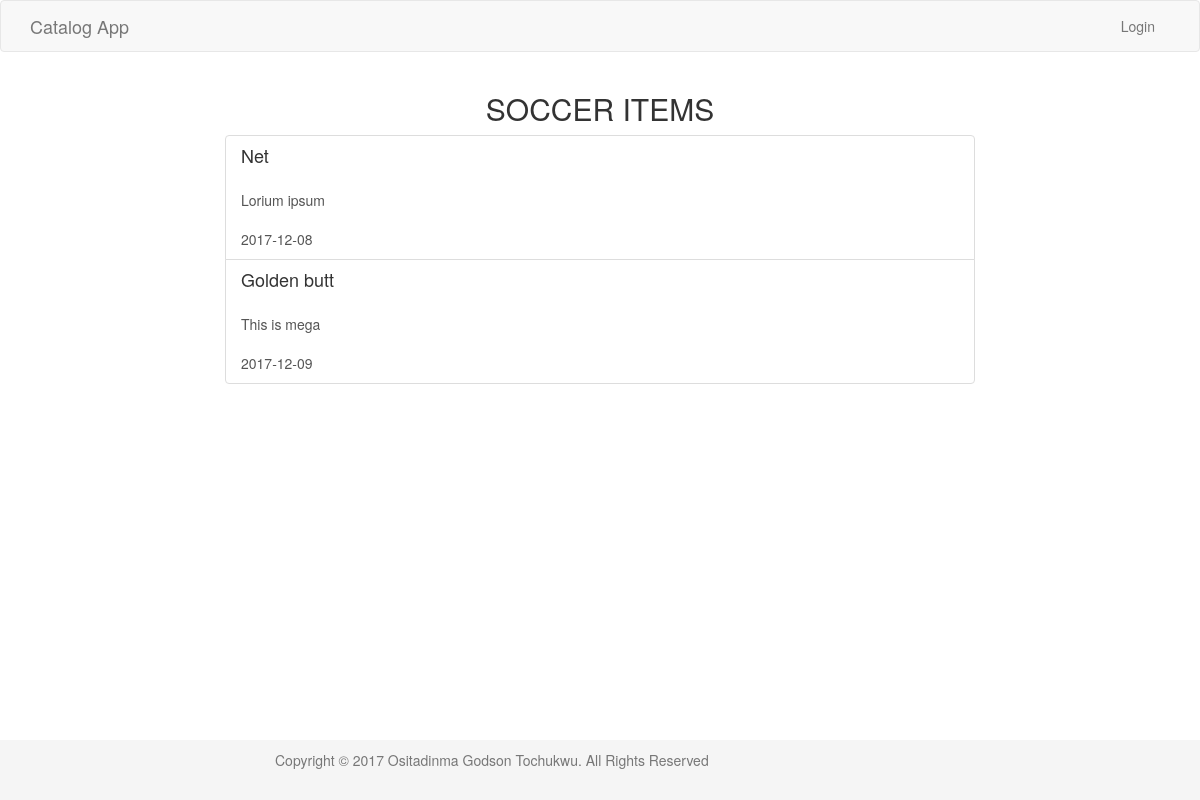
/category/2/items, run on the app's committed database.
### models.py (models this page shows, shortened)
class Category(Base):
    __tablename__ = "category"
    id = Column(Integer, Sequence(start=1, increment=1,
                name="catalog_id_sequence"),
                primary_key=True)
    name = Column(String, nullable=False)
    items = relationship('Item', backref='categorys')

class Item(Base):
    __tablename__ = "item"
    id = Column(Integer,
                Sequence(start=1, increment=1, name="item_id_sequence"),
                primary_key=True)
    name = Column(String, nullable=False)
    description = Column(String, nullable=False)
    user_id = Column(Integer, ForeignKey("user.id"))
    category_id = Column(Integer, ForeignKey("category.id"))
    created_date = Column(DateTime, nullable=True)
    updated_Date = Column(DateTime, nullable=True)
    user = relationship(User)
    cat = relationship(Category)

### views.py (the view)
@app.route('/category/<int:cat_id>/items')
def view_items_page(cat_id):
    item_list = session.query(Item).filter_by(category_id=cat_id).all()
    cat = session.query(Category).filter_by(id=cat_id).one()
    return render_template('items.html', items=item_list,
                           category=cat)

### templates/items.html
{% extends "layout.html" %}
{% block body %}
    <section>
        <div class="row">
            <div class="col-md-8 col-md-offset-2">
                <h2 class="text-center text-uppercase"> {{ category.name }} Items</h2>
                <div class="list-group">
                    {% for item in items %}
                        <a href="{{ url_for('item_page',id=item.id)}}" class="list-group-item">
                            <h4 class="list-group-item-heading">{{ item.name }}</h4>
                            <br>
                            <p class="list-group-item-text">{{ item.description }}</p>
                            <br>
                            <span>{{ item.created_date.strftime('%Y-%m-%d') }}</span>
                        </a>
                    {% endfor %}
                </div>
            </div>
        </div>
    </section>
{% endblock %}

### static/css/style.css (style rules this page uses)
html { position: relative; min-height: 100%; }
body { margin-bottom: 60px; }

### data on the page
Category: name "SOCCER"
Item: name "Net", description "Lorium ipsum", created_date "2017-12-08"
Item: name "Golden butt", description "This is mega", created_date "2017-12-09"
